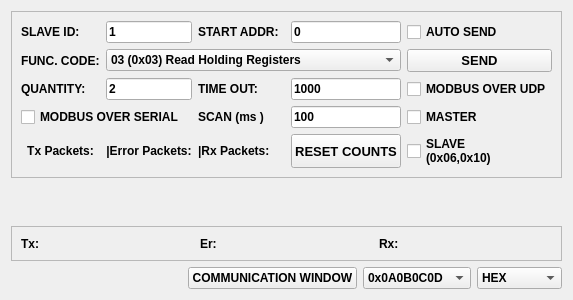
<?xml version="1.0" encoding="UTF-8"?>
<ui version="4.0">
 <class>ModbusScreen</class>
 <widget class="QWidget" name="ModbusScreen">
  <property name="geometry">
   <rect>
    <x>0</x>
    <y>0</y>
    <width>400</width>
    <height>300</height>
   </rect>
  </property>
  <property name="windowTitle">
   <string>Form</string>
  </property>
  <layout class="QGridLayout" name="gridLayout">
   <item row="0" column="0">
    <layout class="QGridLayout" name="gridLayout_5">
     <item row="0" column="0">
      <widget class="QFrame" name="frame_4">
       <property name="styleSheet">
        <string notr="true"/>
       </property>
       <property name="frameShape">
        <enum>QFrame::StyledPanel</enum>
       </property>
       <property name="frameShadow">
        <enum>QFrame::Raised</enum>
       </property>
       <layout class="QGridLayout" name="gridLayout_7">
        <item row="0" column="6">
         <widget class="QCheckBox" name="checkBox_autoSend">
          <property name="sizePolicy">
           <sizepolicy hsizetype="Preferred" vsizetype="Fixed">
            <horstretch>0</horstretch>
            <verstretch>0</verstretch>
           </sizepolicy>
          </property>
          <property name="font">
           <font>
            <weight>75</weight>
            <bold>true</bold>
           </font>
          </property>
          <property name="text">
           <string>AUTO SEND</string>
          </property>
         </widget>
        </item>
        <item row="2" column="4">
         <widget class="QLineEdit" name="le_timeOut">
          <property name="font">
           <font>
            <weight>75</weight>
            <bold>true</bold>
           </font>
          </property>
          <property name="text">
           <string>1000</string>
          </property>
         </widget>
        </item>
        <item row="4" column="0">
         <widget class="QLabel" name="lb_TxPkts">
          <property name="font">
           <font>
            <weight>75</weight>
            <bold>true</bold>
           </font>
          </property>
          <property name="text">
           <string>Tx Packets:</string>
          </property>
          <property name="alignment">
           <set>Qt::AlignCenter</set>
          </property>
         </widget>
        </item>
        <item row="0" column="2">
         <widget class="QLabel" name="label_8">
          <property name="font">
           <font>
            <weight>75</weight>
            <bold>true</bold>
           </font>
          </property>
          <property name="text">
           <string>START ADDR:</string>
          </property>
         </widget>
        </item>
        <item row="0" column="4">
         <widget class="QLineEdit" name="le_startaddress">
          <property name="sizePolicy">
           <sizepolicy hsizetype="Preferred" vsizetype="Fixed">
            <horstretch>0</horstretch>
            <verstretch>0</verstretch>
           </sizepolicy>
          </property>
          <property name="font">
           <font>
            <weight>75</weight>
            <bold>true</bold>
           </font>
          </property>
          <property name="text">
           <string>0</string>
          </property>
         </widget>
        </item>
        <item row="1" column="1" colspan="4">
         <widget class="QComboBox" name="Cmbx_Func_Code">
          <property name="font">
           <font>
            <weight>75</weight>
            <bold>true</bold>
           </font>
          </property>
          <property name="currentIndex">
           <number>0</number>
          </property>
          <item>
           <property name="text">
            <string>03 (0x03) Read Holding Registers</string>
           </property>
          </item>
          <item>
           <property name="text">
            <string>04 (0x04) Read Input Registers</string>
           </property>
          </item>
          <item>
           <property name="text">
            <string>06 (0x06) Write Single Register</string>
           </property>
          </item>
          <item>
           <property name="text">
            <string>16 (0x10) Write Multiple Registers</string>
           </property>
          </item>
         </widget>
        </item>
        <item row="1" column="0">
         <widget class="QLabel" name="label_6">
          <property name="font">
           <font>
            <weight>75</weight>
            <bold>true</bold>
           </font>
          </property>
          <property name="text">
           <string>FUNC. CODE:</string>
          </property>
         </widget>
        </item>
        <item row="2" column="2">
         <widget class="QLabel" name="label_3">
          <property name="font">
           <font>
            <weight>75</weight>
            <bold>true</bold>
           </font>
          </property>
          <property name="text">
           <string>TIME OUT:</string>
          </property>
         </widget>
        </item>
        <item row="0" column="1">
         <widget class="QLineEdit" name="le_slaveid">
          <property name="sizePolicy">
           <sizepolicy hsizetype="Preferred" vsizetype="Fixed">
            <horstretch>0</horstretch>
            <verstretch>0</verstretch>
           </sizepolicy>
          </property>
          <property name="font">
           <font>
            <weight>75</weight>
            <bold>true</bold>
           </font>
          </property>
          <property name="text">
           <string>1</string>
          </property>
         </widget>
        </item>
        <item row="2" column="1">
         <widget class="QLineEdit" name="le_registercount">
          <property name="sizePolicy">
           <sizepolicy hsizetype="Preferred" vsizetype="Fixed">
            <horstretch>0</horstretch>
            <verstretch>0</verstretch>
           </sizepolicy>
          </property>
          <property name="font">
           <font>
            <weight>75</weight>
            <bold>true</bold>
           </font>
          </property>
          <property name="text">
           <string>2</string>
          </property>
          <property name="maxLength">
           <number>250</number>
          </property>
         </widget>
        </item>
        <item row="2" column="0">
         <widget class="QLabel" name="label_9">
          <property name="font">
           <font>
            <weight>75</weight>
            <bold>true</bold>
           </font>
          </property>
          <property name="text">
           <string>QUANTITY:</string>
          </property>
         </widget>
        </item>
        <item row="0" column="0">
         <widget class="QLabel" name="label_5">
          <property name="font">
           <font>
            <weight>75</weight>
            <bold>true</bold>
           </font>
          </property>
          <property name="text">
           <string>SLAVE ID:</string>
          </property>
         </widget>
        </item>
        <item row="3" column="4">
         <widget class="QLineEdit" name="le_scantime">
          <property name="font">
           <font>
            <weight>75</weight>
            <bold>true</bold>
           </font>
          </property>
          <property name="text">
           <string>100</string>
          </property>
         </widget>
        </item>
        <item row="2" column="6">
         <widget class="QCheckBox" name="checkBox_ModbusOverUdp">
          <property name="sizePolicy">
           <sizepolicy hsizetype="Preferred" vsizetype="Fixed">
            <horstretch>0</horstretch>
            <verstretch>0</verstretch>
           </sizepolicy>
          </property>
          <property name="font">
           <font>
            <weight>75</weight>
            <bold>true</bold>
           </font>
          </property>
          <property name="text">
           <string>MODBUS OVER UDP</string>
          </property>
         </widget>
        </item>
        <item row="3" column="2">
         <widget class="QLabel" name="label_2">
          <property name="font">
           <font>
            <weight>75</weight>
            <bold>true</bold>
           </font>
          </property>
          <property name="text">
           <string>SCAN (ms )</string>
          </property>
         </widget>
        </item>
        <item row="3" column="0" colspan="2">
         <widget class="QCheckBox" name="checkBox_ModbusOverSerial">
          <property name="sizePolicy">
           <sizepolicy hsizetype="Preferred" vsizetype="Fixed">
            <horstretch>0</horstretch>
            <verstretch>0</verstretch>
           </sizepolicy>
          </property>
          <property name="font">
           <font>
            <weight>75</weight>
            <bold>true</bold>
           </font>
          </property>
          <property name="text">
           <string>MODBUS OVER SERIAL</string>
          </property>
         </widget>
        </item>
        <item row="1" column="6">
         <widget class="QPushButton" name="tbn_SendCmd">
          <property name="sizePolicy">
           <sizepolicy hsizetype="Preferred" vsizetype="Preferred">
            <horstretch>0</horstretch>
            <verstretch>0</verstretch>
           </sizepolicy>
          </property>
          <property name="font">
           <font>
            <pointsize>10</pointsize>
            <weight>75</weight>
            <bold>true</bold>
           </font>
          </property>
          <property name="text">
           <string>SEND</string>
          </property>
         </widget>
        </item>
        <item row="3" column="6">
         <widget class="QCheckBox" name="checkBox_Master">
          <property name="sizePolicy">
           <sizepolicy hsizetype="Preferred" vsizetype="Fixed">
            <horstretch>0</horstretch>
            <verstretch>0</verstretch>
           </sizepolicy>
          </property>
          <property name="font">
           <font>
            <weight>75</weight>
            <bold>true</bold>
           </font>
          </property>
          <property name="text">
           <string>MASTER</string>
          </property>
         </widget>
        </item>
        <item row="4" column="1">
         <widget class="QLabel" name="lb_ErsPkts">
          <property name="font">
           <font>
            <weight>75</weight>
            <bold>true</bold>
           </font>
          </property>
          <property name="text">
           <string>|Error Packets:</string>
          </property>
          <property name="alignment">
           <set>Qt::AlignCenter</set>
          </property>
         </widget>
        </item>
        <item row="4" column="2">
         <widget class="QLabel" name="lb_RxPkts">
          <property name="font">
           <font>
            <weight>75</weight>
            <bold>true</bold>
           </font>
          </property>
          <property name="text">
           <string>|Rx Packets:</string>
          </property>
          <property name="alignment">
           <set>Qt::AlignLeading|Qt::AlignLeft|Qt::AlignVCenter</set>
          </property>
         </widget>
        </item>
        <item row="4" column="4">
         <widget class="QPushButton" name="tbn_ResetCounts">
          <property name="sizePolicy">
           <sizepolicy hsizetype="Preferred" vsizetype="Preferred">
            <horstretch>0</horstretch>
            <verstretch>0</verstretch>
           </sizepolicy>
          </property>
          <property name="font">
           <font>
            <pointsize>10</pointsize>
            <weight>75</weight>
            <bold>true</bold>
           </font>
          </property>
          <property name="text">
           <string>RESET COUNTS</string>
          </property>
         </widget>
        </item>
        <item row="4" column="6">
         <widget class="QCheckBox" name="checkBox_Slave">
          <property name="sizePolicy">
           <sizepolicy hsizetype="Preferred" vsizetype="Fixed">
            <horstretch>0</horstretch>
            <verstretch>0</verstretch>
           </sizepolicy>
          </property>
          <property name="font">
           <font>
            <weight>75</weight>
            <bold>true</bold>
           </font>
          </property>
          <property name="text">
           <string>SLAVE
(0x06,0x10)</string>
          </property>
         </widget>
        </item>
       </layout>
      </widget>
     </item>
     <item row="2" column="0">
      <widget class="QFrame" name="frame_2">
       <property name="frameShape">
        <enum>QFrame::StyledPanel</enum>
       </property>
       <property name="frameShadow">
        <enum>QFrame::Raised</enum>
       </property>
       <layout class="QHBoxLayout" name="horizontalLayout_2">
        <item>
         <widget class="QLabel" name="label_Tx">
          <property name="font">
           <font>
            <weight>75</weight>
            <bold>true</bold>
           </font>
          </property>
          <property name="text">
           <string>Tx:</string>
          </property>
          <property name="wordWrap">
           <bool>true</bool>
          </property>
         </widget>
        </item>
        <item>
         <widget class="QLabel" name="label_Error">
          <property name="font">
           <font>
            <weight>75</weight>
            <bold>true</bold>
           </font>
          </property>
          <property name="text">
           <string>Er:</string>
          </property>
          <property name="wordWrap">
           <bool>true</bool>
          </property>
         </widget>
        </item>
        <item>
         <widget class="QLabel" name="label_Rx">
          <property name="font">
           <font>
            <weight>75</weight>
            <bold>true</bold>
           </font>
          </property>
          <property name="text">
           <string>Rx:</string>
          </property>
          <property name="wordWrap">
           <bool>true</bool>
          </property>
         </widget>
        </item>
       </layout>
      </widget>
     </item>
     <item row="3" column="0">
      <layout class="QHBoxLayout" name="horizontalLayout">
       <item>
        <spacer name="horizontalSpacer">
         <property name="orientation">
          <enum>Qt::Horizontal</enum>
         </property>
         <property name="sizeHint" stdset="0">
          <size>
           <width>40</width>
           <height>20</height>
          </size>
         </property>
        </spacer>
       </item>
       <item>
        <widget class="QPushButton" name="tbn_ComWindow">
         <property name="font">
          <font>
           <weight>75</weight>
           <bold>true</bold>
          </font>
         </property>
         <property name="text">
          <string>COMMUNICATION WINDOW</string>
         </property>
         <property name="checkable">
          <bool>true</bool>
         </property>
        </widget>
       </item>
       <item>
        <widget class="QComboBox" name="CmBx_byteFormate">
         <property name="font">
          <font>
           <weight>75</weight>
           <bold>true</bold>
          </font>
         </property>
         <item>
          <property name="text">
           <string>0x0A0B0C0D</string>
          </property>
         </item>
         <item>
          <property name="text">
           <string>0x0C0D0A0B</string>
          </property>
         </item>
         <item>
          <property name="text">
           <string>0x0B0A0D0C</string>
          </property>
         </item>
         <item>
          <property name="text">
           <string>0x0D0C0B0A</string>
          </property>
         </item>
        </widget>
       </item>
       <item>
        <widget class="QComboBox" name="CmBx_dataFormat">
         <property name="font">
          <font>
           <weight>75</weight>
           <bold>true</bold>
          </font>
         </property>
         <item>
          <property name="text">
           <string>HEX</string>
          </property>
         </item>
         <item>
          <property name="text">
           <string>DECIMAL</string>
          </property>
         </item>
         <item>
          <property name="text">
           <string>BINARY</string>
          </property>
         </item>
        </widget>
       </item>
      </layout>
     </item>
     <item row="1" column="0">
      <layout class="QVBoxLayout" name="verticalLayout_3">
       <item>
        <widget class="QWidget" name="wg_EndianView" native="true"/>
       </item>
      </layout>
     </item>
    </layout>
   </item>
  </layout>
 </widget>
 <resources/>
 <connections/>
</ui>
